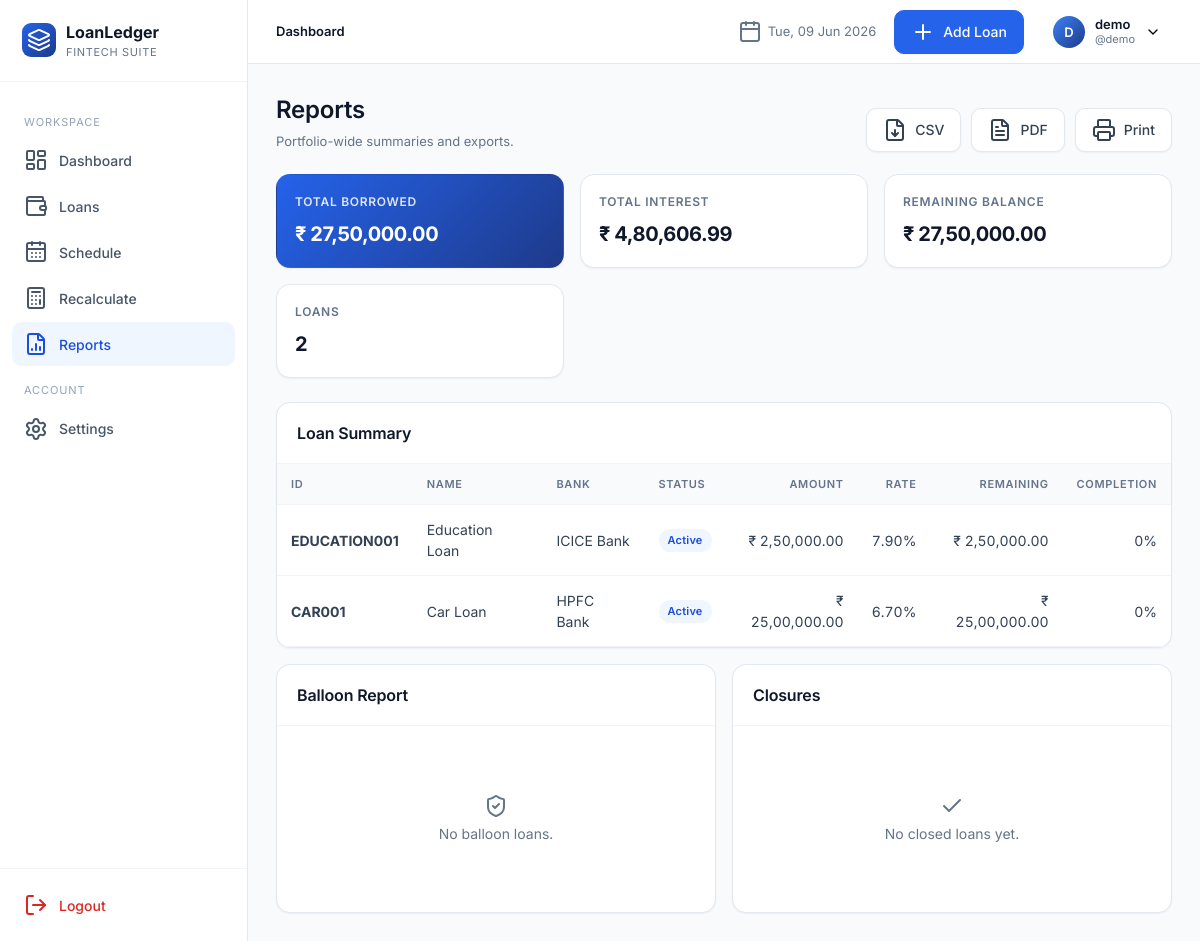
/reports/ (signed in), run on the app's committed database.
### app/models.py (models this page shows, shortened)
class User(UserMixin, db.Model):
    __tablename__ = "users"
    id = db.Column(db.Integer, primary_key=True)
    full_name = db.Column(db.String(120), nullable=False)
    username = db.Column(db.String(64), unique=True, nullable=False, index=True)
    email = db.Column(db.String(160), unique=True, nullable=False, index=True)
    password_hash = db.Column(db.String(256), nullable=False)
    preferred_currency = db.Column(db.String(8), default="INR")
    preferred_date_format = db.Column(db.String(20), default="%d %b %Y")
    created_at = db.Column(db.DateTime, default=datetime.utcnow)
    loans = db.relationship("Loan", backref="owner", lazy="dynamic", cascade="all, delete-orphan")

class Loan(db.Model):
    __tablename__ = "loans"
    id = db.Column(db.Integer, primary_key=True)
    user_id = db.Column(db.Integer, db.ForeignKey("users.id"), nullable=False, index=True)
    loan_id = db.Column(db.String(40), nullable=False, index=True)  # manual unique per user
    loan_name = db.Column(db.String(120), nullable=False)
    loan_category = db.Column(db.String(50), nullable=False, default="Personal")
    bank_name = db.Column(db.String(120), nullable=False)
    loan_amount = db.Column(db.Float, nullable=False)
    interest_rate = db.Column(db.Float, nullable=False)  # annual %
    down_payment = db.Column(db.Float, default=0)
    custom_emi = db.Column(db.Float, nullable=True)
    start_date = db.Column(db.Date, nullable=False)
    tenure_months = db.Column(db.Integer, nullable=False)
    loan_status = db.Column(db.String(20), default="Active", index=True)
    remaining_balance = db.Column(db.Float, default=0)
    completion_percentage = db.Column(db.Float, default=0)
    is_archived = db.Column(db.Boolean, default=False, index=True)
    balloon_date = db.Column(db.Date, nullable=True)
    balloon_amount = db.Column(db.Float, nullable=True)
    notes = db.Column(db.Text)
    closed_at = db.Column(db.DateTime, nullable=True)
    final_amount = db.Column(db.Float, nullable=True)
    closure_notes = db.Column(db.Text, nullable=True)
    created_at = db.Column(db.DateTime, default=datetime.utcnow)
    updated_at = db.Column(db.DateTime, default=datetime.utcnow, onupdate=datetime.utcnow)
    schedules = db.relationship("Schedule", backref="loan", lazy="dynamic",
                                cascade="all, delete-orphan", order_by="Schedule.month_index")
    __table_args__ = (db.UniqueConstraint("user_id", "loan_id", name="uq_user_loanid"),)

### app/blueprints/reports.py (the view)
@reports_bp.route("/")
@login_required
def index():
    loans = current_user.loans.filter_by(is_archived=False).all()
    total_borrowed = sum(l.loan_amount for l in loans)
    total_remaining = sum(l.remaining_balance for l in loans)
    total_interest = sum(s.interest for l in loans for s in l.schedules)
    balloons = [l for l in loans if l.balloon_date]
    closures = [l for l in loans if l.loan_status == "Completed"]
    return render_template("reports/index.html", loans=loans,
                           total_borrowed=total_borrowed, total_remaining=total_remaining,
                           total_interest=total_interest, balloons=balloons, closures=closures)

### app/templates/reports/index.html (shortened to what this page needs)
{% extends "base.html" %}
{% block content %}
<div class="page-header">
  <div class="title-block"><h1>Reports</h1><div class="sub">Portfolio-wide summaries and exports.</div></div>
  <div class="actions">
    <a href="{{ url_for('reports.export_csv') }}" class="btn secondary"><i data-lucide="file-down"></i> CSV</a>
    <a href="{{ url_for('reports.export_pdf') }}" class="btn secondary"><i data-lucide="file-text"></i> PDF</a>
    <a href="{{ url_for('reports.print_view') }}" class="btn secondary" target="_blank"><i data-lucide="printer"></i> Print</a>
  </div>
</div>
<div class="kpi-grid">
  <div class="kpi accent"><div class="label">Total Borrowed</div><div class="value">{{ total_borrowed|money }}</div></div>
  <div class="kpi"><div class="label">Total Interest</div><div class="value">{{ total_interest|money }}</div></div>
  <div class="kpi"><div class="label">Remaining Balance</div><div class="value">{{ total_remaining|money }}</div></div>
  <div class="kpi"><div class="label">Loans</div><div class="value">{{ loans|length }}</div></div>
</div>
<div class="card" style="margin-bottom:16px">
  <div class="card-header"><h3>Loan Summary</h3></div>
  <div class="table-wrap">
    <table class="tbl">
      <thead><tr><th>ID</th><th>Name</th><th>Bank</th><th>Status</th><th class="num">Amount</th><th class="num">Rate</th><th class="num">Remaining</th><th class="num">Completion</th></tr></thead>
      <tbody>{% for l in loans %}
        <tr><td><strong>{{ l.loan_id }}</strong></td><td>{{ l.loan_name }}</td><td>{{ l.bank_name }}</td>
            <td><span class="badge {{ l.loan_status.replace(' ','') }}">{{ l.loan_status }}</span></td>
            <td class="num">{{ l.loan_amount|money }}</td><td class="num">{{ '%.2f'|format(l.interest_rate) }}%</td>
            <td class="num">{{ l.remaining_balance|money }}</td><td class="num">{{ '%.0f'|format(l.completion_percentage) }}%</td></tr>
      {% endfor %}</tbody>
    </table>
  </div>
</div>
<div class="grid grid-2">
  <div class="card">
    <div class="card-header"><h3>Balloon Report</h3></div>
    <div class="card-body">
      {% if balloons %}
      <table class="tbl"><thead><tr><th>Loan</th><th>Date</th><th class="num">Amount</th></tr></thead>
      <tbody>{% for l in balloons %}<tr><td>{{ l.loan_id }}</td><td>{{ l.balloon_date|fdate }}</td><td class="num">{{ l.balloon_amount|money }}</td></tr>{% endfor %}</tbody></table>
      {% else %}<div class="empty"><i data-lucide="shield-check"></i><p>No balloon loans.</p></div>{% endif %}
    </div>
  </div>
  <div class="card">
    <div class="card-header"><h3>Closures</h3></div>
    <div class="card-body">
      {% if closures %}
      <table class="tbl"><thead><tr><th>Loan</th><th>Closed</th><th class="num">Final</th></tr></thead>
      <tbody>{% for l in closures %}<tr><td>{{ l.loan_id }}</td><td>{{ l.closed_at|fdate }}</td><td class="num">{{ l.final_amount|money }}</td></tr>{% endfor %}</tbody></table>
      {% else %}<div class="empty"><i data-lucide="check"></i><p>No closed loans yet.</p></div>{% endif %}
    </div>
  </div>
</div>
{% endblock %}

### app/templates/base.html (shortened to what this page needs)
<!doctype html>
<html lang="en">
<head>
  <link rel="stylesheet" href="{{ url_for('static', filename='css/styles.css') }}">
</head>
<body>
{% if current_user.is_authenticated %}
<div class="app">
  {% include "_sidebar.html" %}
  <div class="main">
    {% include "_topnav.html" %}
    <main class="content">
      {% block content %}{% endblock %}
    </main>
  </div>
</div>
{% else %}
  {% block auth_content %}{% endblock %}
{% endif %}
</body>
</html>

### app/templates/_sidebar.html
{% set ep = request.endpoint or '' %}
<aside class="sidebar">
  <div class="brand">
    <div class="brand-mark"><i data-lucide="layers"></i></div>
    <div>
      <div class="brand-name">LoanLedger</div>
      <div class="brand-sub">Fintech Suite</div>
    </div>
  </div>
  <nav>
    <div class="group-label">Workspace</div>
    <a href="{{ url_for('dashboard.index') }}" class="{{ 'active' if ep.startswith('dashboard.') else '' }}"><i data-lucide="layout-dashboard"></i> Dashboard</a>
    <a href="{{ url_for('loans.list_loans') }}" class="{{ 'active' if ep.startswith('loans.') else '' }}"><i data-lucide="wallet"></i> Loans</a>
    <a href="{{ url_for('schedule.index') }}" class="{{ 'active' if ep.startswith('schedule.') else '' }}"><i data-lucide="calendar-days"></i> Schedule</a>
    <a href="{{ url_for('recalc.index') }}" class="{{ 'active' if ep.startswith('recalc.') else '' }}"><i data-lucide="calculator"></i> Recalculate</a>
    <a href="{{ url_for('reports.index') }}" class="{{ 'active' if ep.startswith('reports.') else '' }}"><i data-lucide="file-bar-chart-2"></i> Reports</a>
    <div class="group-label">Account</div>
    <a href="{{ url_for('settings.index') }}" class="{{ 'active' if ep.startswith('settings.') else '' }}"><i data-lucide="settings"></i> Settings</a>
  </nav>
  <div class="logout-area">
    <a href="{{ url_for('auth.logout') }}"><i data-lucide="log-out"></i> Logout</a>
  </div>
</aside>

### app/templates/_topnav.html (shortened to what this page needs)
<header class="topnav">
  <div class="crumbs">
    {% block crumbs %}<strong>Dashboard</strong>{% endblock %}
  </div>
  <div class="date"><i data-lucide="calendar"></i> {{ now.strftime('%a, %d %b %Y') }}</div>
  {% if request.endpoint and not request.endpoint.startswith('settings.') %}
    <a href="{{ url_for('loans.add') }}" class="btn"><i data-lucide="plus"></i> Add Loan</a>
  {% endif %}
  <div class="profile">
    <button class="profile-btn">
      <div class="avatar">{{ current_user.full_name[:1]|upper }}</div>
      <div style="text-align:left;line-height:1.2">
        <div style="font-weight:600;font-size:13px;color:var(--slate-900)">{{ current_user.full_name }}</div>
        <div style="font-size:11px;color:var(--slate-500)">@{{ current_user.username }}</div>
      </div>
      <i data-lucide="chevron-down" style="width:16px;height:16px"></i>
    </button>
  </div>
</header>

### data on the page
User: full_name "D", full_name "demo", username "demo", preferred_currency "₹ 27,50,000.00", preferred_currency "₹ 4,80,606.99"
Loan: loan_id "EDUCATION001", loan_name "Education Loan", bank_name "ICICE Bank", loan_status "Active", loan_amount "₹ 2,50,000.00", interest_rate "7.90", remaining_balance "₹ 2,50,000.00", completion_percentage "0"
Loan: loan_id "CAR001", loan_name "Car Loan", bank_name "HPFC Bank", loan_status "Active", loan_amount "₹ 25,00,000.00", interest_rate "6.70", remaining_balance "₹ 25,00,000.00", completion_percentage "0"

### other printed values
{{ loans|length }} "2"
